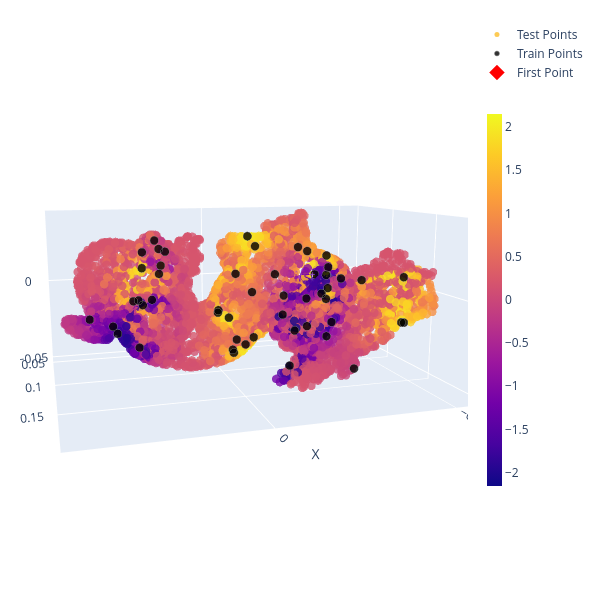

The cell this chart's notebook holds for it:
### Code cell
fig = go.Figure(data=[go.Scatter3d(
                            x=x_test[:,0],
                            y=x_test[:,1],
                            z=x_test[:,2], 
                            mode='markers', 
                            marker=dict(size=5, color=f, colorscale='plasma',opacity=0.8,
                                        #cmin= np.min(my_kernel_plot),
                                        #cmax= np.max(my_kernel_plot),
                                       showscale=True,  # This adds the colorbar
                                      colorbar=dict(thickness=15,
                                                    len=0.7)),
                            name="Test Points"  # Add name for legend
                        )])

# Add x_train data with black colors
fig.add_trace(go.Scatter3d(
    x=x_train[:, 0],
    y=x_train[:, 1],
    z=x_train[:, 2], 
    mode='markers',
    marker=dict(
        size=5,  # Same size as test points
        color='black',  # Black color
        opacity=0.8,
        line=dict(width=0.5, color='gray')  # Optional: add gray border
    ),
    name="Train Points"
))

# Highlight the first point
fig.add_trace(go.Scatter3d(
    x=[x_test[0, 0]],
    y=[x_test[0, 1]],
    z=[x_test[0, 2]], 
    mode='markers+text',
    marker=dict(
        size=15,  # Larger size
        color='red',  # Different color
        symbol='diamond',  # Different shape
        line=dict(width=3, color='white')  # White border
    ),
    text=["First Point"],
    textposition="top center",
    textfont=dict(size=14, color='white'),
    name="First Point"
))

fig.update_layout(
    scene=dict(xaxis_title='X', yaxis_title='Y', zaxis_title='Z',camera=dict(eye=dict(x=0.75, y=2.5, z=0.5)) ),
    width=600, height=600, margin=dict(r=30, b=20, l=20, t=20) )
fig.show()

### Figure 1 — Plotly figure (JSON) as saved in the notebook; plotly's stock layout.template omitted (floating-point values rounded to 4 significant figures; data arrays with more than 128 entries replaced by an {"elided": "..."} marker saying what was removed)
{"data": [{"marker": {"color": {"elided": "5000 float values"}, "colorbar": {"len": 0.7, "thickness": 15}, "colorscale": [[0, "#0d0887"], [0.1111, "#46039f"], [0.2222, "#7201a8"], [0.3333, "#9c179e"], [0.4444, "#bd3786"], [0.5556, "#d8576b"], [0.6667, "#ed7953"], [0.7778, "#fb9f3a"], [0.8889, "#fdca26"], [1, "#f0f921"]], "opacity": 0.8, "showscale": true, "size": 5}, "mode": "markers", "name": "Test Points", "type": "scatter3d", "x": {"elided": "5000 float values"}, "y": {"elided": "5000 float values"}, "z": {"elided": "5000 float values"}}, {"marker": {"color": "black", "line": {"color": "gray", "width": 0.5}, "opacity": 0.8, "size": 5}, "mode": "markers", "name": "Train Points", "type": "scatter3d", "x": [-0.03519, -0.03132, -0.01218, 0.08117, -0.04935, -0.08028, 0.04388, 0.04751, 0.01418, -0.003323, 0.03733, 0.000177, 0.04538, 0.04224, -0.06019, 0.03187, -0.08697, -0.009241, -0.0294, -0.05687, -0.03909, -0.01161, 0.06539, -0.07472, -0.01213, -0.08312, -0.03321, -0.02782, -0.03657, -0.08536, 0.04585, 0.006985, -0.08802, 0.05189, -0.05565, 0.04013, -0.001387, -0.05165, -0.05792, -0.05872, -0.07032, -0.07735, -0.05115, 0.04058, -0.06041, 0.03872, 0.007702, 0.0685, 0.05172, -0.05034, -0.04077], "y": [0.1489, 0.1219, 0.1853, 0.1436, 0.1157, 0.07294, 0.05303, 0.0548, 0.1465, 0.07758, 0.09735, 0.1273, 0.0856, 0.06059, 0.1182, 0.08763, 0.1621, 0.1352, 0.07367, 0.1284, 0.1217, 0.08994, 0.1247, 0.08493, 0.07203, 0.06911, 0.05518, 0.062, 0.0924, 0.1653, 0.1228, 0.157, 0.1629, 0.1291, 0.08265, 0.1, 0.1454, 0.1767, 0.1328, 0.09087, 0.1174, 0.05944, 0.1412, 0.1166, 0.1647, 0.1118, 0.1518, 0.1327, 0.11, 0.1345, 0.09754], "z": [-0.0006111, -0.01499, -0.02672, -0.006267, -0.0245, -0.01709, -0.01496, -0.01506, -0.004747, -0.02105, 0.02346, -0.03432, 0.02043, 0.007272, 0.00685, 0.0206, -0.01464, -0.02395, 0.02046, 0.0007625, -0.02521, 0.005583, -0.01914, 0.01418, -0.02606, 0.003983, -0.01305, 0.02591, 0.004613, 0.01144, -0.001691, -0.01885, -0.01464, -0.003175, 0.01999, 0.02877, -0.02501, -0.0341, -0.01884, 0.01826, 0.00411, -0.002037, -0.02493, 0.01168, 0.01089, 0.01561, -0.02564, -0.01315, -0.03177, -0.001157, -0.008326]}, {"marker": {"color": "red", "line": {"color": "white", "width": 3}, "size": 15, "symbol": "diamond"}, "mode": "markers+text", "name": "First Point", "text": ["First Point"], "textfont": {"color": "white", "size": 14}, "textposition": "top center", "type": "scatter3d", "x": [-0.079], "y": [0.06655], "z": [-0.01589]}], "layout": {"height": 600, "margin": {"b": 20, "l": 20, "r": 30, "t": 20}, "scene": {"camera": {"eye": {"x": 0.75, "y": 2.5, "z": 0.5}}, "xaxis": {"title": {"text": "X"}}, "yaxis": {"title": {"text": "Y"}}, "zaxis": {"title": {"text": "Z"}}}, "width": 600}}
